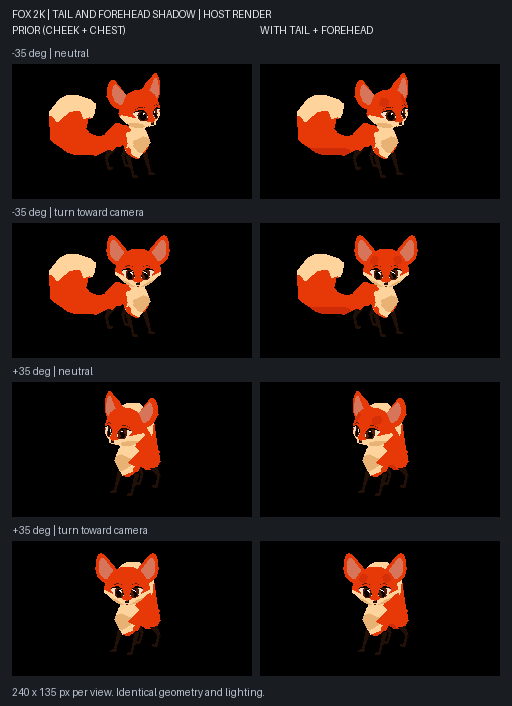

Generate this figure with Python:
#!/usr/bin/env python3
from array import array
from pathlib import Path
from PIL import Image, ImageDraw
import json
import sys

root=Path(sys.argv[1])
base=Path(sys.argv[2])
W,H=240,135
STAMPS=(0,1500,4000,7200,7500,7850,8050,8500,9000,9350,11999,12000)

def read(k,angle,t):
    buf=array("H")
    file=(base/str(angle) if k=="prior" else root/k/str(angle))/f"{t}.rgb565"
    buf.frombytes(file.read_bytes())
    assert len(buf)==W*H
    if sys.byteorder!="little":
        buf.byteswap()
    return buf

def rgb(p):
    r,g,b=p>>11,(p>>5)&63,p&31
    return (r<<3|r>>2,g<<2|g>>4,b<<3|b>>2)

def stat(x):
    return {"pixels":len(x), "bounds":[min(i%W for i in x),min(i//W for i in x),max(i%W for i in x),max(i//W for i in x)] if x else None}

report={}
for anchor in (-35,35):
    for t in STAMPS:
        baseline,a,b,both=[read(k,anchor,t) for k in ("prior","tail","forehead","tail-forehead")]
        assert all(bool(x)==bool(y) for x,y in zip(baseline,both)), "silhouette delta"
        diff_a={i for i,(x,y) in enumerate(zip(baseline,a)) if x!=y}
        diff_b={i for i,(x,y) in enumerate(zip(baseline,b)) if x!=y}
        diff={i for i,(x,y) in enumerate(zip(baseline,both)) if x!=y}
        assert not diff_a&diff_b
        assert diff==diff_a|diff_b
        assert all(both[i]==a[i] for i in diff_a) and all(both[i]==b[i] for i in diff_b)
        assert anchor>=0 or diff_a
        assert diff_b
        assert all(i//W<100 for i in diff)
        assert all(i//W<=42 for i in diff_b), "forehead changed eye-zone pixels"
        report[f"{anchor}/{t}"]={"tail":stat(diff_a),"forehead":stat(diff_b)}
(root/"pixel-differences.json").write_text(json.dumps(report,indent=2)+"\n")

P=12
col=W+8
rows=[(-35,0),(-35,7850),(35,0),(35,7850)]
sheet=Image.new("RGB",(P*2+2*col-8,40+len(rows)*(24+H)+30),(25,28,33))
draw=ImageDraw.Draw(sheet)
draw.text((P,8),"FOX 2K | TAIL AND FOREHEAD SHADOW | HOST RENDER",(232,236,241))
for j,s in enumerate(("PRIOR (CHEEK + CHEST)","WITH TAIL + FOREHEAD")):
    draw.text((P+j*col,24),s,(232,236,241))
for i,(anchor,ms) in enumerate(rows):
    y=40+i*(24+H)
    draw.text((P,y+7),f"{anchor:+} deg | {'neutral' if ms==0 else 'turn toward camera'}",(185,194,207))
    for j,k in enumerate(("prior","tail-forehead")):
        pix=read(k,anchor,ms)
        im=Image.frombytes("RGB",(W,H),bytes(c for v in pix for c in rgb(v)))
        sheet.paste(im,(P+j*col,y+24))
draw.text((P,sheet.height-20),"240 x 135 px per view. Identical geometry and lighting.",(185,194,207))
sheet.save(root/"compare.png")
